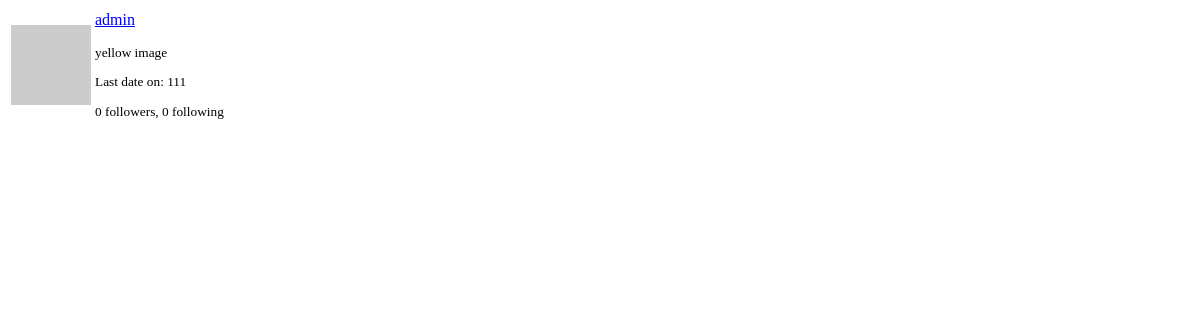
Page /user/admin/popup (signed in) on the earlier database version.
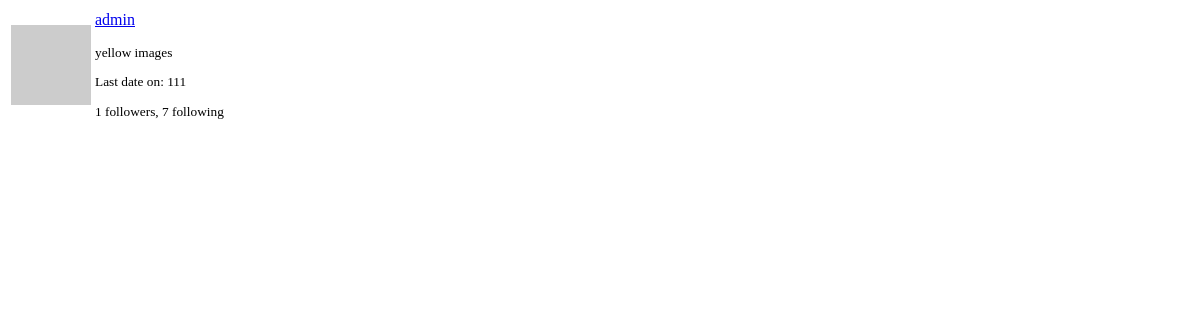
Same page on the later database version.
### app/models.py (models this page shows, shortened)
class PaginatedAPIMixin(object):
    @staticmethod
    def to_collection_dict(query, page, per_page, endpoint, **kwargs):
        resources = query.paginate(page, per_page, False)
        data = {
            'items': [item.to_dict() for item in resources.items],
            '_meta': {
                'page': page,
                'per_page': per_page,
                'total_pages': resources.pages,
                'total_items': resources.total
            },
            '_links': {
                'self': url_for(endpoint, page=page, per_page=per_page),
                'next': url_for(endpoint, page=page+1, per_page=per_page, **kwargs) if resources.has_next else None,
                'prev': url_for(endpoint, page=page - 1, per_page=per_page, **kwargs) if resources.has_prev else None
            }
        }
        return data

class User(PaginatedAPIMixin, UserMixin, db.Model):
    id = db.Column(db.Integer, primary_key=True)
    username = db.Column(db.String(64), index=True, unique=True)
    email = db.Column(db.String(128), index=True, unique=True)
    password_hash = db.Column(db.String(128))
    posts = db.relationship('Post', backref='author', lazy='dynamic')
    about_me = db.Column(db.String(140))
    last_date = db.Column(db.DateTime, default=datetime.utcnow)
    followed = db.relationship(
        'User', secondary=followers,
        primaryjoin=(followers.c.follower_id == id),
        secondaryjoin=(followers.c.followed_id == id),
        backref=db.backref('followers', lazy='dynamic'), lazy='dynamic')
    messages_sent = db.relationship('Message', foreign_keys='Message.sender_id',
                                    backref='author', lazy='dynamic')
    messages_received = db.relationship('Message', foreign_keys='Message.recipient_id',
                                        backref='recipient', lazy='dynamic')
    last_message_read_time = db.Column(db.DateTime)
    notifications = db.relationship('Notification', backref='user', lazy='dynamic')
    def avatar(self, size):
        digest = hashlib.md5(self.email.lower().encode('utf-8')).hexdigest()
        return 'https://www.gravatar.com/avatar/{}?d=identicon&s={}'.format(digest, size)

### app/main/routes.py (the view)
@bp.route('/user/<username>/popup')
@login_required
def user_popup(username):
    user = User.query.filter_by(username=username).first_or_404()
    return render_template('user_popup.html', user=user)

### app/main/routes.py (called while the page is built)
@bp.before_app_request
def before_request():
    if current_user.is_authenticated:
        current_user.last_date = datetime.utcnow()
        db.session.commit()
        g.search_form = SearchForm()
    g.locale = str(get_locale())

### app/models.py (called while the page is built)
@login.user_loader
def load_user(id):
    return User.query.get(int(id))

    @classmethod
    def before_commit(cls, session):
        session._changes = {
            'add': list(session.new),
            'update': list(session.dirty),
            'delete': list(session.deleted)
        }

    @classmethod
    def after_commit(cls, session):
        for obj in session._changes['add']:
            if isinstance(obj, SearchableMixin):
                add_to_index(obj.__tablename__, obj)
        for obj in session._changes['update']:
            if isinstance(obj, SearchableMixin):
                add_to_index(obj.__tablename__, obj)
        for obj in session._changes['delete']:
            if isinstance(obj, SearchableMixin):
                remove_from_index(obj.__tablename__, obj)
        session._changes = None

### app/templates/user_popup.html (shortened to what this page needs)
<table class="table">
    <tr>
        <td width="64", style="border: 0px;"><img src="{{ user.avatar(64) }}"></td>
        <td style="border: 0px;">
            <p>
                <a href="{{  url_for('main.user', username=user.username) }}">
                    {{ user.username }}
                </a>
            </p>
            <small>
                {% if user.about_me %} <p>{{ user.about_me }}</p> {% endif %}
            {% if user.last_date %}
            <p>{{ _('Last date on') }}:
                {{ moment(user.last_date).format('111') }}</p>
            {% endif %}
            <p>
                {{ _('%(count)d followers', count=user.followers.count()) }},
                {{ _('%(count)d following', count=user.followed.count()) }}
            </p>
            </small>
        </td>
    </tr>
</table>

Differences in the rows shown:
changed User "admin": about_me "yellow image" → "yellow images"
Other differences:
text no longer shown: "0 followers 0 following"
text now shown: "1 followers 7 following"
